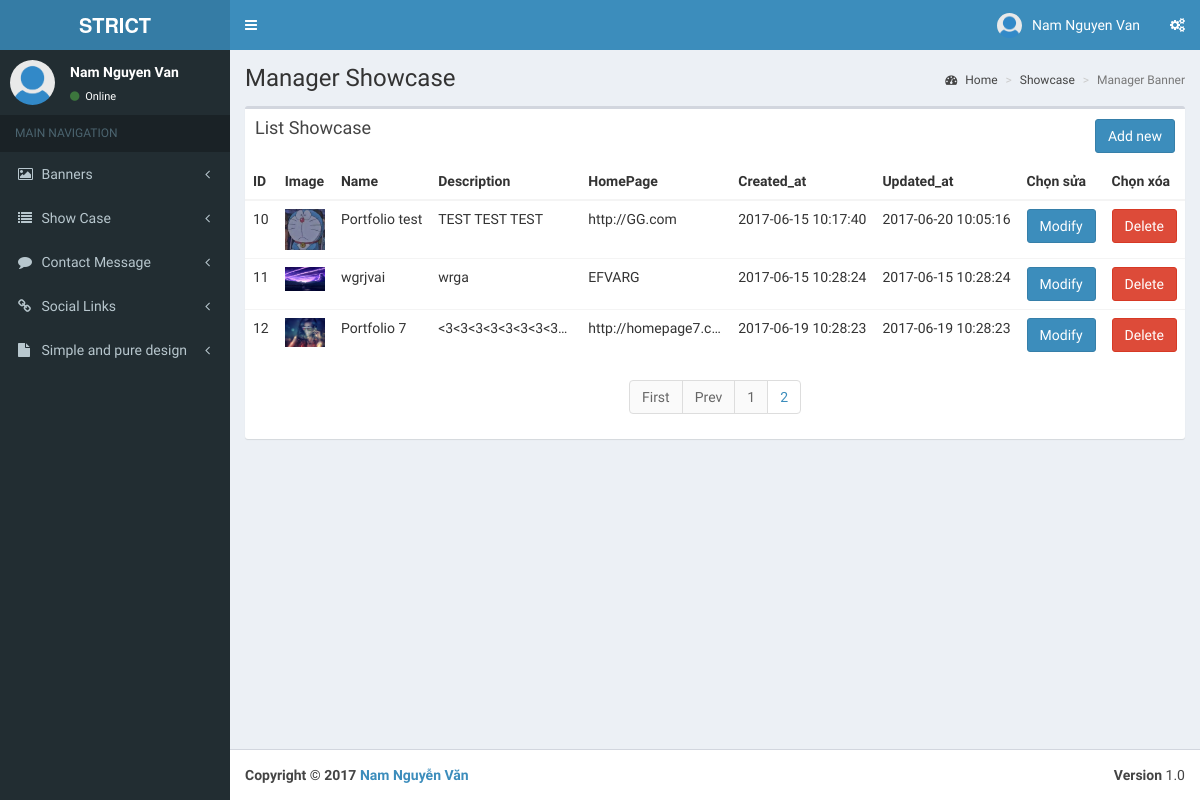
The app's page /views/admin.php?feature=showcase&page=2 (signed in), older data.
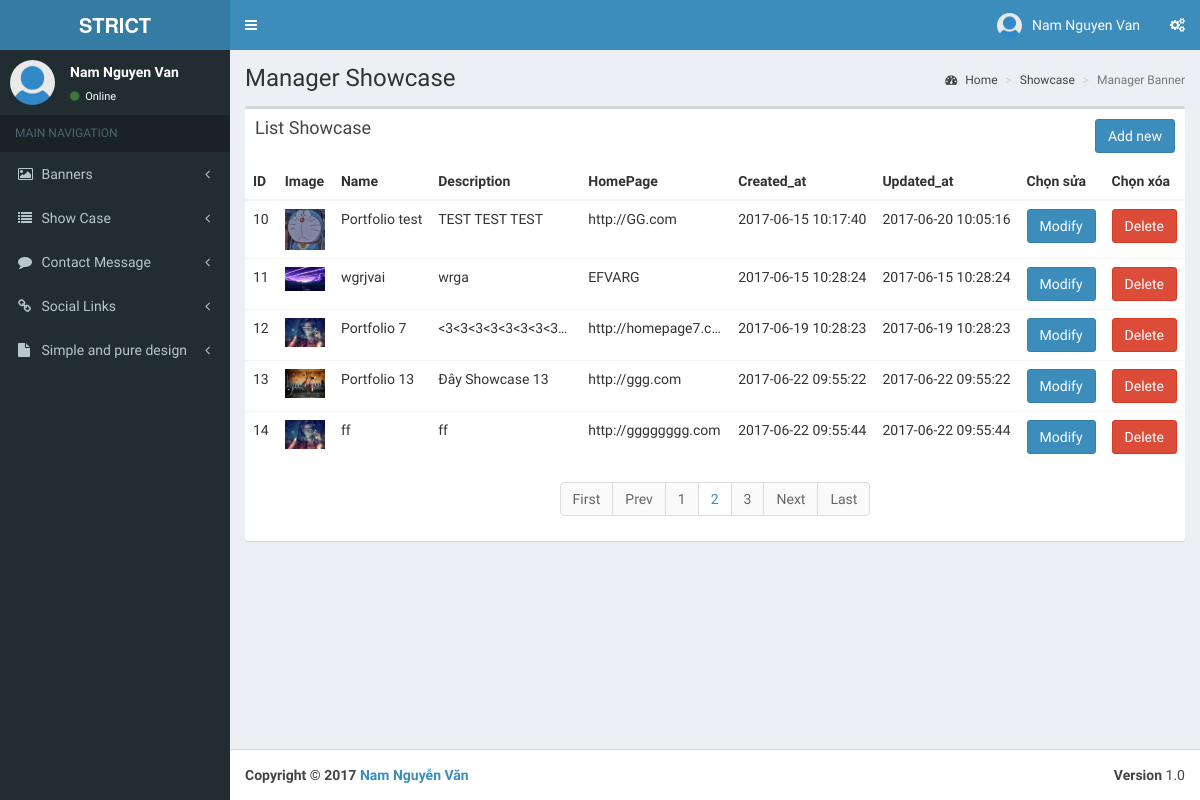
The same page, newer data.
### tables this page shows
CREATE TABLE `showcases` (
  `showcase_id` int(8) NOT NULL,
  `showcase_name` varchar(255) NOT NULL,
  `showcase_description` text NOT NULL,
  `showcase_image` varchar(255) NOT NULL,
  `showcase_home` varchar(200) NOT NULL,
  `created_at` timestamp NOT NULL DEFAULT CURRENT_TIMESTAMP,
  `updated_at` timestamp NOT NULL DEFAULT CURRENT_TIMESTAMP
);

### views/pagination/db_function.php (called while the page is built, shortened)
<?php
function get_all_record($conn, $table, $limit, $start){
    $queryData = $conn->prepare("SELECT * FROM $table LIMIT $start, $limit");
    $queryData->execute();
    $result = $queryData->fetchAll();
    $arr = array();
    foreach ($result as $row)
    {
        $arr[] = $row;
    }
    return json_encode($arr);
}
?>

### views/Contents/showcase/showcase.php (the view, shortened to what the changed rows need)
<?php
    include_once "./pagination/pagination.php";
    include_once "./pagination/db_function.php";
    $array = array(
        'current_page' => isset($_GET['page']) ? $_GET['page'] : '1',
        'total_record' => get_total_number($conn,'showcase_id','showcases'),
        'limit' => 5,
        'range' => 10,
        'link_full' => "./admin.php?feature=showcase&page={page}",
        'link_first' => "./admin.php?feature=showcase",
    );
    $paging = new Pagination();
    $paging->init($array);
    $limit = $paging->get_config('limit');
    $start = $paging->get_config('start');
    $member = json_decode(get_all_record($conn,'showcases',$limit,$start));
?>
    <div class="content-wrapper">
        <section class="content-header">
            <h1>
                Manager Showcase
            </h1>
        </section>
        <section class="content">
            <div class="row">
                <div class="col-xs-12">
                    <div class="box">
                        <div class="box-body table-responsive no-padding">
                            <table class="table table-hover">
                                <thead>
                                <th>ID</th>
                                <th style="width: 25%">Image</th>
                                <th>Name</th>
                                <th>Description</th>
                                <th>HomePage</th>
                                <th>Created_at</th>
                                <th>Updated_at</th>
                                <th>Chọn sửa</th>
                                <th>Chọn xóa</th>
                                </thead>
                                <tbody>
                                <?php
                                    foreach ($member as $value) {
                                        ?>
                                        <tr>
                                            <td class="showcase_id-form"><?=$value->showcase_id?></td>
                                            <td class="img-form"><img src="<?=$value->showcase_image?>" alt="img" width="100%"></td>
                                            <td class="name-form"><?=$value->showcase_name?></td>
                                            <td class="desc-form"><?=$value->showcase_description?></td>
                                            <td class="homepage-form"><?=$value->showcase_home?></td>
                                            <td><?= $value->created_at?></td>
                                            <td><?= $value->updated_at?></td>
                                            <td><button class="btn btn-primary btn-md modify-btn" data-toggle="modal" data-target="#myModal" aria-hidden="true">Modify</button></td>
                                            <td><a onclick=" return confirm('Are you sure ?')" class="btn btn-danger btn-md" href="./Contents/showcase/delete.php?showcase_id=<?=$value->showcase_id?>">Delete</a></td>
                                        </tr>
                                        <?php
                                    }
                                    ?>
                                </tbody>
                            </table>
                        </div>
                        <div id="paging" class="text-center">
                            <?php echo $paging->html(); ?>
                        </div>
                    </div>
                </div>
            </div>
        </section>
    </div>

### views/pagination/pagination.php (shortened to what the changed rows need)
<?php
    class Pagination{
        protected $config = array(
            'current_page' => 1,
            'total_record' => 1,
            'total_page' => 1,
            'limit' => 0,
            'range' => 1,
            'min' => 0,
            'max' => 1,
            'start' => 0,
            'link_first' => '',
            'link_full' => '',
        );
        function get_config($_parameter)
        {
            return $this->config[$_parameter];
        }
        function init($_config = array())
        {
            foreach ($_config as $key => $value)
            {
                if(isset($this->config[$key])){
                    $this->config[$key] = $value;
                }
            }
            $this->config['total_page'] = ceil($this->config['total_record']/$this->config['limit']);
            $this->config['start'] = ($this->config['current_page']-1)*$this->config['limit'];
            if ($this->config['total_page'] < $this->config['range']){
                $this->config['min'] = 1;
                $this->config['max'] = $this->config['total_page'];
            }
        }
        function get_link($page)
        {
            if($page == 1)
            {
                return $this->config['link_first'];
            }
            return str_replace('{page}', $page, $this->config['link_full']);
        }
        function html()
        {
            $p = '';
            if($this->config['total_page'] > 1)
            {
                $p = "<ul class='pagination'>";
                if($this->config['current_page'] > 1)
                {
                    $p .= '<li><a href="'.$this->get_link('1').'">First</a></li>';
                    $p .= '<li><a href="'.$this->get_link($this->config['current_page']-1).'">Prev</a></li>';
                }
                for($i=$this->config['min'];$i <= $this->config['max'];$i++)
                {
                    if($this->config['current_page'] == $i)
                    {
                        $p .= "<li><span><a>$i</a></span></li>";
                    }
                    else{
                        $p .= '<li><a href="'.$this->get_link($i).'">'.$i.'</a></li>';
                    }
                }
                if ($this->config['current_page'] < $this->config['total_page'])
                {
                    $p .= '<li><a href="'.$this->get_link($this->config['current_page'] + 1).'">Next</a></li>';
                    $p .= '<li><a href="'.$this->get_link($this->config['total_page']).'">Last</a></li>';
                }
                $p .= "</ul>";
            }
            return $p;
        }
    }
?>

Row changes from the older to the newer data that the page shows:
added showcases: showcase_id "13", showcase_image (picture), showcase_name "Portfolio 13", showcase_description "Đây Showcase 13", showcase_home "http://ggg.com", created_at "2017-06-22 09:55:22", updated_at "2017-06-22 09:55:22"
added showcases: showcase_id "14", showcase_image (picture), showcase_name "ff", showcase_description "ff", showcase_home "http://gggggggg.com", created_at "2017-06-22 09:55:44", updated_at "2017-06-22 09:55:44"
Text that changed along with them:
new list line: "3"
text now shown: "Next Last"
